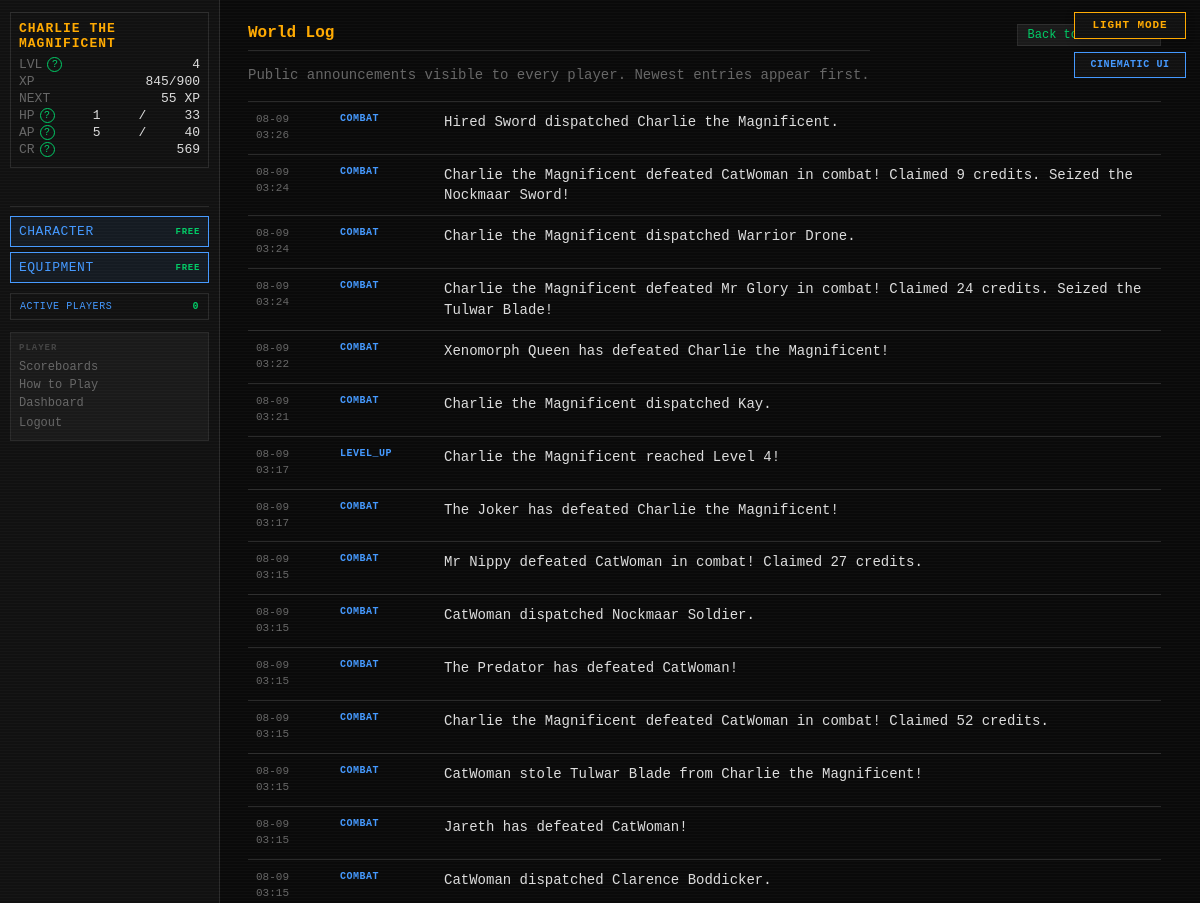
The app's page /feed/global (signed in, upper part), older data.
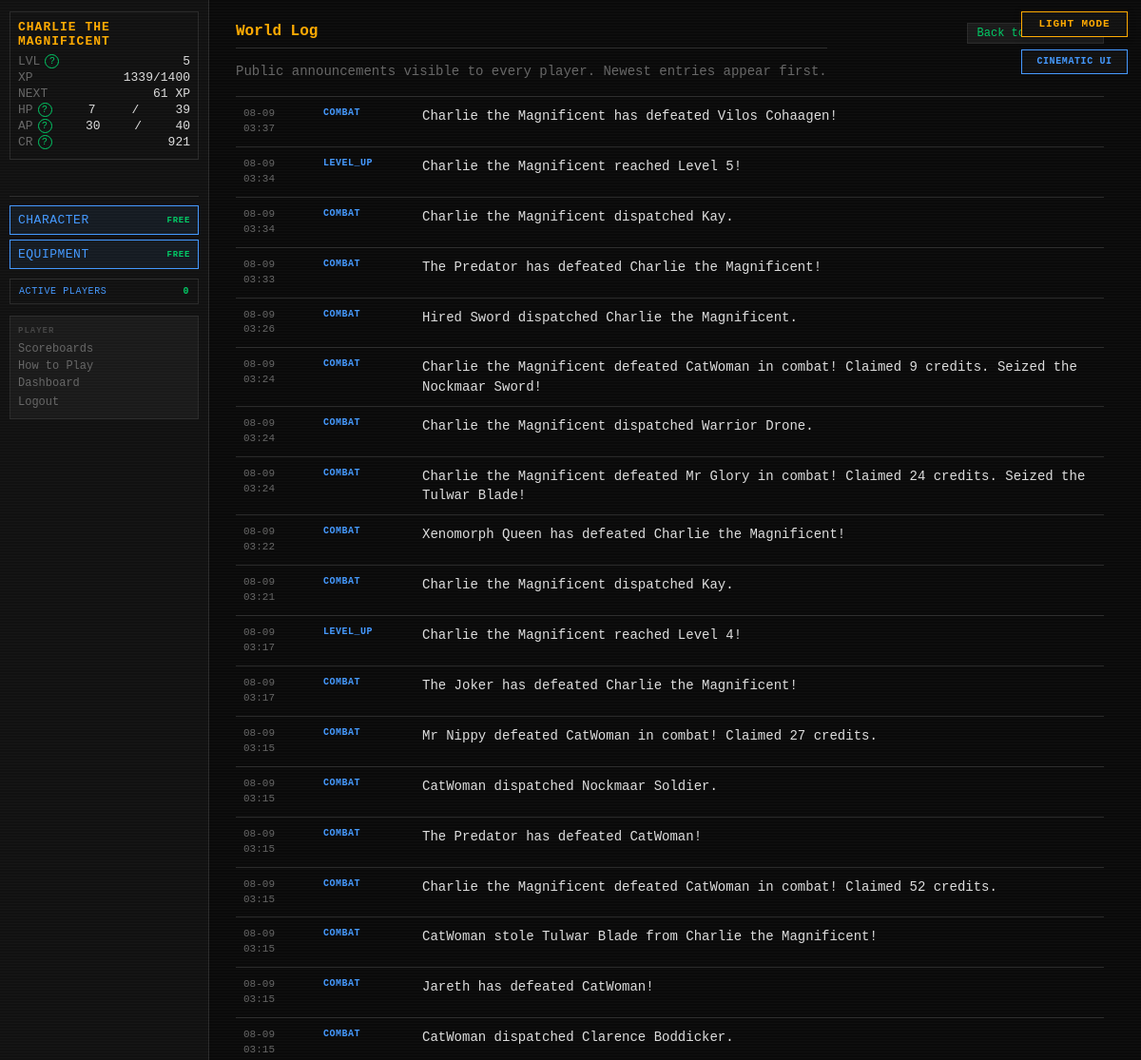
The same page, newer data.
### tables this page shows
CREATE TABLE players (
    id                  INTEGER PRIMARY KEY AUTOINCREMENT,
    username            TEXT    UNIQUE NOT NULL,
    password_hash       TEXT    NOT NULL,
    email               TEXT    UNIQUE NOT NULL,
    character_name      TEXT    NOT NULL,
    sex                 TEXT    NOT NULL,
    class_id            INTEGER REFERENCES classes(id),
    str_stat            INTEGER NOT NULL DEFAULT 1,
    end_stat            INTEGER NOT NULL DEFAULT 1,
    agi_stat            INTEGER NOT NULL DEFAULT 1,
    lck_stat            INTEGER NOT NULL DEFAULT 1,
    per_stat            INTEGER NOT NULL DEFAULT 1,
    level               INTEGER NOT NULL DEFAULT 1,
    xp                  INTEGER NOT NULL DEFAULT 0,
    current_hp          INTEGER NOT NULL,
    current_ap          INTEGER NOT NULL,
    credits             INTEGER NOT NULL DEFAULT 25,
    equipped_weapon_id  INTEGER REFERENCES inventory_items(id),
    equipped_armor_id   INTEGER REFERENCES inventory_items(id),
    equipped_special_id INTEGER REFERENCES inventory_items(id),
    in_combat           INTEGER NOT NULL DEFAULT 0,
    pending_levelup     INTEGER NOT NULL DEFAULT 0,
    pending_perk        INTEGER NOT NULL DEFAULT 0,
    combat_preference   TEXT    NOT NULL DEFAULT "Balanced",
    is_banned           INTEGER NOT NULL DEFAULT 0,
    retired_at          TEXT,
    last_login_at       TEXT,
    created_at          TEXT    NOT NULL DEFAULT (datetime('now'))
);

CREATE TABLE daily_feed (
    id                INTEGER PRIMARY KEY AUTOINCREMENT,
    feed_scope        TEXT    NOT NULL,
    player_id         INTEGER REFERENCES players(id),
    flavor_text       TEXT    NOT NULL,
    event_category    TEXT    NOT NULL,
    combat_session_id INTEGER REFERENCES combat_sessions(id),
    occurred_at       TEXT    NOT NULL DEFAULT (datetime('now'))
);

### routes/feeds.py (the view)
@bp.route("/feed/global")
def global_log():
    rows = execute(
        """SELECT id,flavor_text,event_category,occurred_at,combat_session_id
           FROM daily_feed WHERE feed_scope='GLOBAL'
           ORDER BY datetime(occurred_at) DESC,id DESC LIMIT 500"""
    )
    return render_template("feeds/global_log.html", entries=rows)

### app.py (called while the page is built)
def _context_processor() -> dict:
    settings = get_all_settings()
    player = g.get("player")
    if not player:
        return {"settings": settings}
    active_count = execute_one(
        """SELECT COUNT(DISTINCT q.player_id) AS cnt FROM action_queue q
           JOIN players p ON p.id=q.player_id
           WHERE datetime(q.created_at)>=datetime('now','-5 minutes') AND p.is_banned=0"""
    )["cnt"]
    return {"player": player, "settings": settings,
            "active_player_count": active_count}

def _check_auth():
    if request.endpoint in _AUTH_EXEMPT:
        return None
    if not session.get("player_id"):
        return redirect(url_for("auth.login"))
    return None

def _load_player():
    player_id = session.get("player_id")
    if not player_id:
        return None
    reconcile_combat_state(player_id)
    player = get_player(player_id)
    if player is None:
        session.clear()
        return redirect(url_for("auth.login"))
    g.player = player
    return None

### database.py (called while the page is built)
def dict_factory(cursor: sqlite3.Cursor, row: tuple) -> dict:
    return {col[0]: val for col, val in zip(cursor.description, row)}

### templates/feeds/global_log.html (shortened to what this page needs)
{% extends "base.html" %}
{% block content %}
<main class="world-log-page">
    <header class="world-log-header">
        <div>
            <h1 class="page-title">World Log</h1>
            <p class="sheet-subtitle">Public announcements visible to every player. Newest entries appear first.</p>
        </div>
        <a class="btn-small" href="{{ url_for('dashboard.index') }}">Back to Dashboard</a>
    </header>
    <section class="world-log-list" aria-label="Global announcement history">
        {% for entry in entries %}
        <article class="world-log-entry">
            <time class="world-log-time" datetime="{{ entry.occurred_at }}">{{ entry.occurred_at[5:10] }}<br>{{ entry.occurred_at[11:16] }}</time>
            <span class="world-log-category">{{ entry.event_category or 'WORLD' }}</span>
            <span class="world-log-text">{{ entry.flavor_text }}</span>
        </article>
        {% else %}
        <p class="active-effects-empty">No world announcements have been recorded yet.</p>
        {% endfor %}
    </section>
</main>
{% endblock %}

### templates/base.html (shortened to what this page needs)
<!DOCTYPE html>
<html lang="en">
<head>
<link rel="stylesheet" href="{{ url_for('static', filename='style.css') }}">
</head>
<body class="{{ 'authenticated' if player else 'auth-page' }} {% block body_class %}{% endblock %}">
{% if settings.get('ALLOW_PLAYER_COLOR_OVERRIDE', true) %}<button id="theme-toggle" type="button" aria-label="Switch color theme" aria-pressed="false">
</button>{% endif %}
{% if settings.get('ALLOW_PLAYER_INTERFACE_OVERRIDE', true) %}
<button id="interface-toggle" type="button" aria-label="Switch interface style" aria-pressed="false">
</button>
{% endif %}
{% if player %}
<div id="left-col">
    <div id="status-block">
        <div class="status-name">{{ player.character_name }}</div>
        <div class="status-line">
            <span class="label">LVL</span>
            <span id="status-level">{{ player.level }}</span>
        </div>
        <div class="status-line">
            <span class="label">XP</span>
            <span><span id="status-xp">{{ player.xp }}</span><span id="status-xp-threshold">{% if player.get('next_level_xp') is not none %}/{{ player.get('next_level_xp') }}{% endif %}</span></span>
        </div>
        <div class="status-line" title="Experience still needed to reach level {{ player.level + 1 }}">
            <span class="label">NEXT</span>
            <span id="status-xp-next">{% if player.get('xp_to_next_level') is none %}MAX{% elif player.get('xp_to_next_level') <= 0 %}LEVEL UP{% else %}{{ player.get('xp_to_next_level') }} XP{% endif %}</span>
        </div>
        <div class="status-line">
            <span class="label">HP</span>
            <span id="status-hp">{{ player.current_hp }}</span>/<span id="status-maxhp">{{ player.max_hp }}</span>
        </div>
        <div class="status-line">
            <span class="label">AP</span>
            <span id="status-ap">{{ player.current_ap }}</span>/<span id="status-maxap">{{ player.max_ap }}</span>
        </div>
        <div class="status-line">
            <span class="label">CR</span>
            <span id="status-credits">{{ player.credits }}</span>
        </div>
    </div>
    <div class="free-action-buttons" aria-label="Free character actions">
        <a class="action-btn free-action-btn" href="{{ url_for('character.index') }}">
            CHARACTER <span class="free-cost">FREE</span>
        </a>
        <a class="action-btn free-action-btn" href="{{ url_for('character.equipment') }}">
            EQUIPMENT <span class="free-cost">FREE</span>
        </a>
    </div>
    <button id="active-players-toggle" class="active-players-toggle" type="button"
            data-url="{{ url_for('feeds.active_players') }}" aria-haspopup="dialog">
        ACTIVE PLAYERS <span id="active-player-count">{{ active_player_count }}</span>
    </button>
    <nav id="left-nav">
        <span class="nav-heading">PLAYER</span>
        <a href="{{ url_for('scoreboards.index') }}">Scoreboards</a>
        <a href="{{ url_for('feeds.game_help') }}">How to Play</a>
        <a href="{{ url_for('dashboard.index') }}">Dashboard</a>
        <form action="{{ url_for('auth.logout') }}" method="POST" style="margin:0">
            <button type="submit" class="nav-link-btn">Logout</button>
        </form>
    </nav>
</div>
{% endif %}
<div id="main">
    {% block content %}{% endblock %}
</div>
</body>
</html>

Row changes from the older to the newer data that the page shows:
changed players "CHARLIE THE MAGNIFICENT": level "4" → "5"; xp "845" → "1339"; current_hp "1" → "7"; current_ap "5" → "30"; credits "569" → "921"
added daily_feed: occurred_at "08-09", occurred_at "03:37", event_category "COMBAT", flavor_text "Charlie the Magnificent has defeated Vilos Cohaagen!"
added daily_feed: occurred_at "08-09", occurred_at "03:34", event_category "LEVEL_UP", flavor_text "Charlie the Magnificent reached Level 5!"
added daily_feed: occurred_at "08-09", occurred_at "03:34", event_category "COMBAT", flavor_text "Charlie the Magnificent dispatched Kay."
added daily_feed: occurred_at "08-09", occurred_at "03:33", event_category "COMBAT", flavor_text "The Predator has defeated Charlie the Magnificent!"
Text that changed along with them:
{{ player.get('next_level_xp') }}: "900" → "1400"
{{ player.get('xp_to_next_level') }}: "55" → "61"
{{ player.max_hp }}: "33" → "39"
